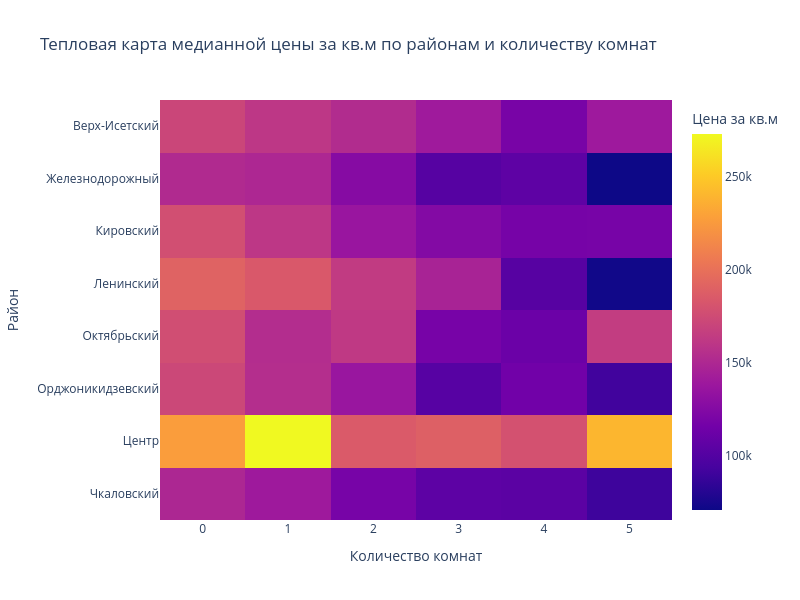

Notebook cell for this chart:
### Markdown cell above
#### Анализ районов
Популярные районы, где цены выше или ниже средней, могут помочь определить перспективные районы для новых проектов.

### Code cell
heatmap_data = df[df['district'].isin([
    'Ленинский', 'Центр', 'Чкаловский', 'Орджоникидзевский',
    'Верх-Исетский', 'Октябрьский', 'Железнодорожный', 'Кировский'
]
)].groupby(['district', 'rooms_count'])['price_per_meter'].median().reset_index()

# Создание тепловой карты
heatmap_pivot = heatmap_data.pivot(index='district', columns='rooms_count', values='price_per_meter')

fig = px.imshow(heatmap_pivot,
                labels=dict(x="Количество комнат", y="Район", color="Цена за кв.м"),
                x=[0, 1, 2, 3, 4, 5],
                y=heatmap_pivot.index,
                title="Тепловая карта медианной цены за кв.м по районам и количеству комнат")
fig.update_xaxes(title="Количество комнат")
fig.update_yaxes(title="Район")
fig.update_layout(width=800, height=600)
fig.show()

### Figure 1 — Plotly figure (JSON) as saved in the notebook; plotly's stock layout.template omitted (floating-point values rounded to 4 significant figures)
{"data": [{"coloraxis": "coloraxis", "hovertemplate": "Количество комнат: %{x}<br>Район: %{y}<br>Цена за кв.м: %{z}<extra></extra>", "name": "0", "type": "heatmap", "x": [0, 1, 2, 3, 4, 5], "xaxis": "x", "y": ["Верх-Исетский", "Железнодорожный", "Кировский", "Ленинский", "Октябрьский", "Орджоникидзевский", "Центр", "Чкаловский"], "yaxis": "y", "z": [[171200.0, 161000.0, 152800.0, 140200.0, 119300.0, 139600.0], [151900.0, 149800.0, 126400.0, 101500.0, 105800.0, 71020.0], [177500.0, 160400.0, 136500.0, 125000.0, 118200.0, 118600.0], [191000.0, 183900.0, 163800.0, 146600.0, 102000.0, 72670.0], [176900.0, 153600.0, 162100.0, 118300.0, 112400.0, 165100.0], [172400.0, 154500.0, 136900.0, 102300.0, 115100.0, 91650.0], [226600.0, 272800.0, 185400.0, 188800.0, 178700.0, 239900.0], [149200.0, 139800.0, 118500.0, 105300.0, 104100.0, 90300.0]]}], "layout": {"coloraxis": {"colorbar": {"title": {"text": "Цена за кв.м"}}, "colorscale": [[0, "#0d0887"], [0.1111, "#46039f"], [0.2222, "#7201a8"], [0.3333, "#9c179e"], [0.4444, "#bd3786"], [0.5556, "#d8576b"], [0.6667, "#ed7953"], [0.7778, "#fb9f3a"], [0.8889, "#fdca26"], [1, "#f0f921"]]}, "height": 600, "title": {"text": "Тепловая карта медианной цены за кв.м по районам и количеству комнат"}, "width": 800, "xaxis": {"anchor": "y", "constrain": "domain", "domain": [0, 1], "scaleanchor": "y", "title": {"text": "Количество комнат"}}, "yaxis": {"anchor": "x", "autorange": "reversed", "constrain": "domain", "domain": [0, 1], "title": {"text": "Район"}}}}
